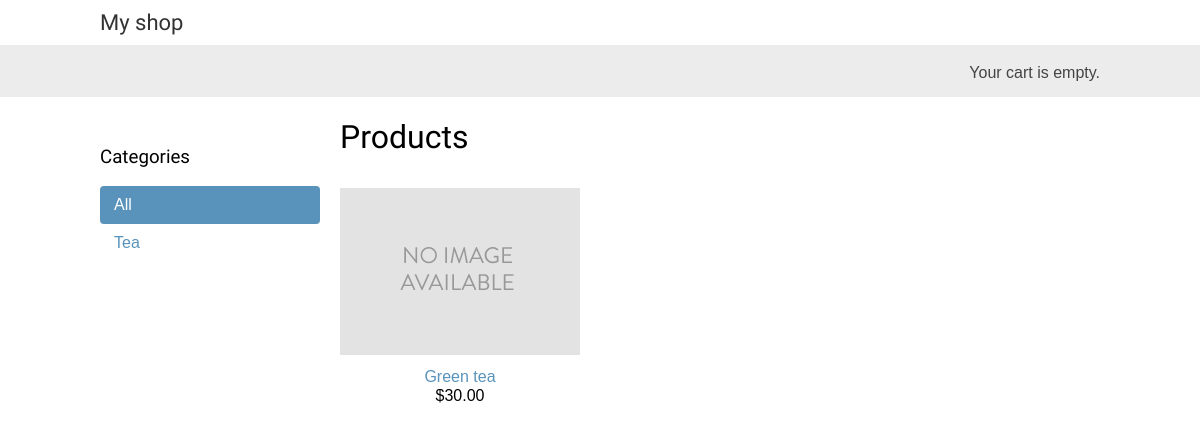
Before: / with the older database file.
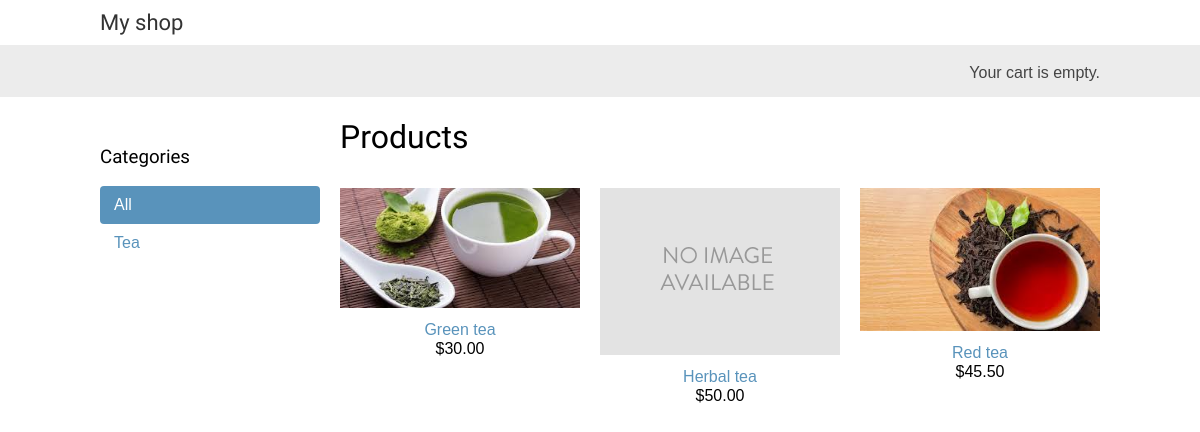
After: the same page with the newer database file.
### shop/models.py (models this page shows, shortened)
class Category(models.Model):
    name = models.CharField(max_length=200)
    slug = models.SlugField(max_length=200, unique=True)
    class Meta:
        ordering = ['name']
        indexes = [
            models.Index(fields=['name']),
        ]
        verbose_name = 'category'
        verbose_name_plural = 'categories'
    def get_absolute_url(self):
        return reverse('shop:product_list_by_category', args=[self.slug])

class Product(models.Model):
    category = models.ForeignKey(Category, related_name='products', on_delete=models.CASCADE)
    name = models.CharField(max_length=200)
    slug = models.SlugField(max_length=200)
    image = models.ImageField(upload_to='products/%Y/%m/%d', blank=True)
    description = models.TextField(blank=True)
    price = models.DecimalField(max_digits=10, decimal_places=2)
    available = models.BooleanField(default=True)
    created = models.DateTimeField(auto_now_add=True)
    updated = models.DateTimeField(auto_now=True)
    class Meta:
        ordering = ['name']
        indexes = [
            models.Index(fields=['id', 'slug']),
            models.Index(fields=['name']),
            models.Index(fields=['-created']),
        ]
    def get_absolute_url(self):
        return reverse('shop:product_detail', args=[self.id, self.slug])

### shop/views.py (the view)
# urls.py: path('', views.product_list, name='product_list'),
def product_list(request, category_slug=None):
    category = None
    categories = Category.objects.all()
    products = Product.objects.filter(available=True)
    if category_slug:
        category = get_object_or_404(Category, slug=category_slug)
        products = products.filter(category=category)
    return render(request, 'shop/product/list.html', {'category': category, 'categories': categories, 'products': products})

### shop/templates/shop/product/list.html (shortened to what this page needs)
{% extends "shop/base.html" %}
{% load static %}
{% block content %}
  <div id="sidebar">
    <h3>Categories</h3>
    <ul>
      <li {% if not category %}class="selected" {% endif %}>
        <a href="{% url "shop:product_list" %}">All</a>
      </li>
      {% for c in categories %}
        <li {% if category.slug == c.slug %}class="selected" {% endif %}>
          <a href="{{ c.get_absolute_url }}">{{ c.name }}</a>
        </li>
      {% endfor %}
    </ul>
  </div>
  <div id="main" class="product-list">
    <h1>{% if category %}{{ category.name }}{% else %}Products {% endif %}</h1>
    {% for product in products %}
      <div class="item">
        <a href="{{ product.get_absolute_url }}">
          <img src="{% if product.image %}{{ product.image.url }}{% else %}{% static "img/no_image.png" %}{% endif %}">
        </a>
        <a href="{{ product.get_absolute_url }}">{{ product.name }}</a>
        <br>
        ${{ product.price }}
      </div>
    {% endfor %}
  </div>
{% endblock %}

### shop/templates/shop/base.html (shortened to what this page needs)
{% load static %}
<!DOCTYPE html>
<html>
  <head>
    <link href="{% static "css/base.css" %}" rel="stylesheet">
  </head>
  <body>
    <div id="header">
      <a href="/" class="logo">My shop</a>
    </div>
    <div id="subheader">
      <div class="cart">
        {% with total_items=cart|length %}
          {% if total_items > 0 %}
            Your cart:
            <a href="{% url "cart:cart_detail" %}">
              {{ total_items }} item{{ total_items|pluralize }},
              ${{ cart.get_total_price }}
            </a>
          {% elif not order %}
            Your cart is empty.
          {% endif %}
        {% endwith %}
      </div>
    </div>
    <div id="content">
      {% block content %}
      {% endblock %}
    </div>
  </body>
</html>

### shop/static/css/base.css (style rules this page uses)
body { margin:0; padding:0; font-family:helvetica, sans-serif; }
h1, h2, h3, h4, h5 , h6 { font-family: 'Ubuntu', sans-serif; font-weight:normal; }
a { text-decoration:none; color:#5993bb; }
#header { padding:10px 100px; font-size:18px; overflow:auto; }
#subheader { background:#ececec; color:#444; padding:15px 100px; overflow:auto; }
#header .logo { font-family: 'Ubuntu', sans-serif; float:left; color:#333; font-size:22px; margin-right:10%; }
#subheader .cart { float:right; padding-top:4px; }
#content { padding:0 100px; overflow:hidden; }
#sidebar { width:220px; padding:30px 20px 0 0; float:left; }
#sidebar ul { margin:0; padding:0; }
#sidebar ul li { margin:0; list-style:none; padding:10px 14px; }
#sidebar ul li a { display:block; }
#sidebar ul li.selected { background:#5993bb; border-radius:4px; }
#sidebar ul li.selected a { color:#fff; }
#main { float:left; width: 96%; margin-right:-220px; overflow:hidden; }
.product-list .item { width:25%; padding:10px 20px 10px 0; float:left; text-align:center; line-height:1.2; }
.product-list .item img { width:100%; margin-bottom:8px; }

Changed rows visible on the page:
changed Product "Green tea": image: picture added in place of a placeholder
added Product: name "Herbal tea", price "50.00"
added Product: image (picture), name "Red tea", price "45.50"
